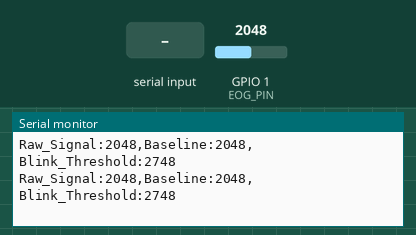
Bench run of a sketch on a simulated ESP32. Shown: the last lines printed to the serial monitor. The inputs (shaded band) are chosen by the test bench; at power-on: GPIO 1 (EOG_PIN) = 2048.

Above: at 7.2 s.
7.3 s: GPIO 1 (EOG_PIN) set to 2866
At 8.3 s:
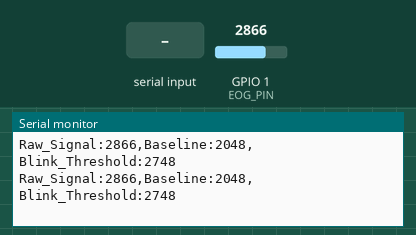
8.8 s: "STOP\n" received over Serial
10.3 s: "EMERGENCY_STOP\n" received over Serial
11.8 s: GPIO 1 (EOG_PIN) set to 2047
At 12.9 s:
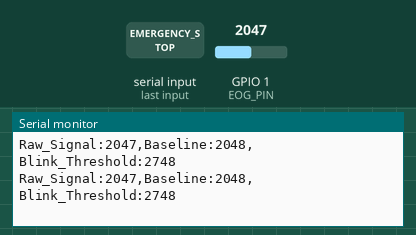
13.3 s: "F\n" received over Serial
14.8 s: "L\n" received over Serial
Timing chart, 0 to 17.3 s (numbered marks = the images above; inputs shaded):
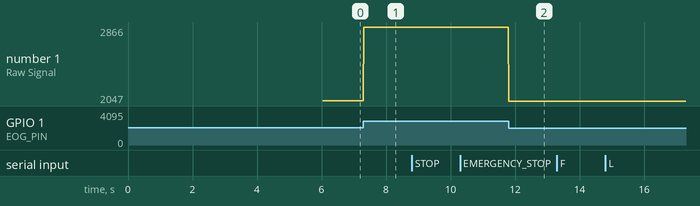

The sketch:

NuroSync_Headband_DSP.ino.ino
```cpp
#include <WiFi.h>
#include <esp_now.h>

#define EOG_PIN 1

// Car ESP32 MAC Address
uint8_t carMac[] = {0xC0, 0xCD, 0xD6, 0x85, 0xC7, 0x4C};

typedef struct {
  char command[20];
} NuroCommand;

NuroCommand msg;

// Timing and calibration settings
const int SAMPLE_DELAY_MS = 10;
const int CALIBRATION_TIME_MS = 5000;
const int BLINK_THRESHOLD_OFFSET = 700;
const int RELEASE_OFFSET = 120;

const unsigned long COMMAND_COOLDOWN_MS = 1200;
const unsigned long BLINK_SEQUENCE_TIMEOUT_MS = 1500;
const unsigned long LONG_BLINK_MS = 1200;

// Signal variables
int baseline = 0;
int blinkThreshold = 0;
int releaseThreshold = 0;

// Blink detection variables
bool isBlinking = false;
unsigned long blinkStartTime = 0;
unsigned long lastBlinkDetectedTime = 0;
unsigned long lastCommandTime = 0;
int sequenceBlinkCount = 0;

// ESP-NOW send callback for ESP32 Arduino Core 3.x
void onSent(const wifi_tx_info_t *tx_info, esp_now_send_status_t status) {
  Serial.print("ESP-NOW Send Status: ");
  Serial.println(status == ESP_NOW_SEND_SUCCESS ? "SUCCESS" : "FAILED");
}

void sendCommand(const char* command) {
  unsigned long now = millis();

  // Safety commands should never be blocked by cooldown
  bool isSafetyCommand =
    strcmp(command, "STOP") == 0 ||
    strcmp(command, "EMERGENCY_STOP") == 0;

  // Cooldown only for movement commands
  if (!isSafetyCommand && now - lastCommandTime < COMMAND_COOLDOWN_MS) {
    return;
  }

  memset(&msg, 0, sizeof(msg));
  strncpy(msg.command, command, sizeof(msg.command) - 1);

  esp_err_t result = esp_now_send(carMac, (uint8_t *)&msg, sizeof(msg));

  Serial.print("Command:");
  Serial.println(command);

  Serial.print("ESP-NOW Result:");
  Serial.println(result == ESP_OK ? "OK" : "ERROR");

  lastCommandTime = now;
}

void setupESPNow() {
  WiFi.mode(WIFI_STA);
  WiFi.setSleep(false);

  Serial.print("Headband MAC: ");
  Serial.println(WiFi.macAddress());

  if (esp_now_init() != ESP_OK) {
    Serial.println("ESP-NOW Init Failed");
    return;
  }

  esp_now_register_send_cb(onSent);

  esp_now_peer_info_t peerInfo = {};
  memcpy(peerInfo.peer_addr, carMac, 6);
  peerInfo.channel = 0;
  peerInfo.encrypt = false;

  if (esp_now_add_peer(&peerInfo) != ESP_OK) {
    Serial.println("Failed to add car peer");
    return;
  }

  Serial.println("Car peer added successfully");
}

void calibrateBaseline() {
  Serial.println("Calibration started...");
  Serial.println("Keep eyes open and still. Do not blink.");

  long sum = 0;
  int count = 0;
  unsigned long startTime = millis();

  while (millis() - startTime < CALIBRATION_TIME_MS) {
    int value = analogRead(EOG_PIN);
    sum += value;
    count++;
    delay(10);
  }

  if (count > 0) {
    baseline = sum / count;
  }

  blinkThreshold = baseline + BLINK_THRESHOLD_OFFSET;
  releaseThreshold = baseline + RELEASE_OFFSET;

  isBlinking = false;
  sequenceBlinkCount = 0;

  Serial.println("Calibration complete");

  Serial.print("Baseline:");
  Serial.println(baseline);

  Serial.print("Blink Threshold:");
  Serial.println(blinkThreshold);

  Serial.print("Release Threshold:");
  Serial.println(releaseThreshold);
}

void applyManualThreshold(int newThreshold) {
  if (newThreshold <= 0 || newThreshold > 4095) {
    Serial.print("Threshold update failed. Invalid value:");
    Serial.println(newThreshold);
    return;
  }

  blinkThreshold = newThreshold;

  // Release threshold should remain near baseline
  releaseThreshold = baseline + RELEASE_OFFSET;

  isBlinking = false;
  sequenceBlinkCount = 0;

  Serial.print("Manual threshold updated:");
  Serial.println(blinkThreshold);

  Serial.print("Baseline:");
  Serial.println(baseline);

  Serial.print("Blink Threshold:");
  Serial.println(blinkThreshold);

  Serial.print("Release Threshold:");
  Serial.println(releaseThreshold);
}

void executeBlinkSequence(int count) {
  if (count == 1) {
    sendCommand("FORWARD");
  }
  else if (count == 2) {
    sendCommand("LEFT");
  }
  else if (count == 3) {
    sendCommand("RIGHT");
  }
  else if (count == 4) {
    sendCommand("BACKWARD");
  }
  else {
    sendCommand("STOP");
  }

  Serial.print("Blink sequence executed: ");
  Serial.println(count);
}

void handleBlink(int rawValue) {
  unsigned long now = millis();

  // Blink starts when raw signal crosses threshold
  if (!isBlinking && rawValue > blinkThreshold) {
    isBlinking = true;
    blinkStartTime = now;
    Serial.println("Blink started");
  }

  // Blink ends when raw signal comes below release threshold
  if (isBlinking && rawValue < releaseThreshold) {
    isBlinking = false;

    unsigned long blinkDuration = now - blinkStartTime;

    // Long blink = emergency stop
    if (blinkDuration >= LONG_BLINK_MS) {
      sendCommand("EMERGENCY_STOP");
      sequenceBlinkCount = 0;
      Serial.println("Long blink detected");
      return;
    }

    // Normal blink
    if (blinkDuration > 40 && blinkDuration < 900) {
      sequenceBlinkCount++;
      lastBlinkDetectedTime = now;

      Serial.print("Blink detected in sequence: ");
      Serial.println(sequenceBlinkCount);
    }
  }

  // Execute blink sequence after timeout
  if (sequenceBlinkCount > 0 && now - lastBlinkDetectedTime > BLINK_SEQUENCE_TIMEOUT_MS) {
    executeBlinkSequence(sequenceBlinkCount);
    sequenceBlinkCount = 0;
  }
}

void handleSerialCommand() {
  if (!Serial.available()) {
    return;
  }

  String cmd = Serial.readStringUntil('\n');
  cmd.trim();

  if (cmd.length() == 0) {
    return;
  }

  String upperCmd = cmd;
  upperCmd.toUpperCase();

  if (upperCmd == "F") {
    sendCommand("FORWARD");
  }
  else if (upperCmd == "S") {
    sendCommand("STOP");
  }
  else if (upperCmd == "L") {
    sendCommand("LEFT");
  }
  else if (upperCmd == "R") {
    sendCommand("RIGHT");
  }
  else if (upperCmd == "B") {
    sendCommand("BACKWARD");
  }
  else if (upperCmd == "E") {
    sendCommand("EMERGENCY_STOP");
  }
  else if (upperCmd == "C") {
    calibrateBaseline();
  }
  else if (upperCmd.startsWith("T:")) {
    int newThreshold = upperCmd.substring(2).toInt();
    applyManualThreshold(newThreshold);
  }
  else {
    Serial.print("Unknown serial command:");
    Serial.println(cmd);
  }
}

void setup() {
  Serial.begin(115200);
  delay(1000);

  pinMode(EOG_PIN, INPUT);

  Serial.println("NuroSync Headband Multi Command");
  Serial.println("Starting ESP-NOW...");

  setupESPNow();

  // Safety stop at startup
  sendCommand("STOP");

  // Initial baseline calibration
  calibrateBaseline();

  Serial.println("Ready:");
  Serial.println("1 blink = FORWARD");
  Serial.println("2 blinks = LEFT");
  Serial.println("3 blinks = RIGHT");
  Serial.println("4 blinks = BACKWARD");
  Serial.println("5+ blinks = STOP");
  Serial.println("Long blink = EMERGENCY_STOP");
  Serial.println("Serial commands: F/S/L/R/B/E/C");
  Serial.println("Manual threshold command: T:<value>");
}

void loop() {
  int rawValue = analogRead(EOG_PIN);

  // Telemetry for Python app
  Serial.print("Raw_Signal:");
  Serial.print(rawValue);

  Serial.print(",Baseline:");
  Serial.print(baseline);

  Serial.print(",Blink_Threshold:");
  Serial.println(blinkThreshold);

  handleBlink(rawValue);
  handleSerialCommand();

  delay(SAMPLE_DELAY_MS);
}
```

Measured:
- after the input at 7.3 s, the serial monitor: prints a new line at once (image 1)
- after the input at 11.8 s, the serial monitor: prints a new line at once (image 2)
- plotted number 1: 2048 → 2866 after the input at 7.3 s, 2866 → 2047 after the input at 11.8 s
